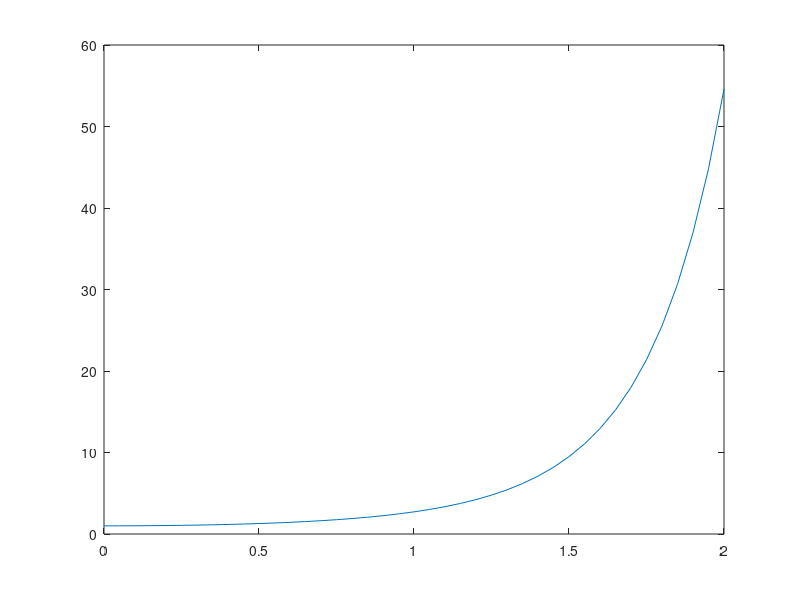

Write MATLAB code to recreate this figure. (Note: this script raises an error after producing the figure.)
clc
clear
close all

x = linspace(0,2,41);
% y = x.^7;

y = exp(x.^2);

val = 16.4526277;



figure
plot(x,y)

boole_val = abs((boole_integration(x, y)-val)/val)*100
simpson_val = abs((simpson_integration(x, y)-val)/val)*100
rec_val = abs((rectangle_integration(x, y)-val)/val)*100
trap_val = abs((trapezoidal_integration(x, y)-val)/val)*100